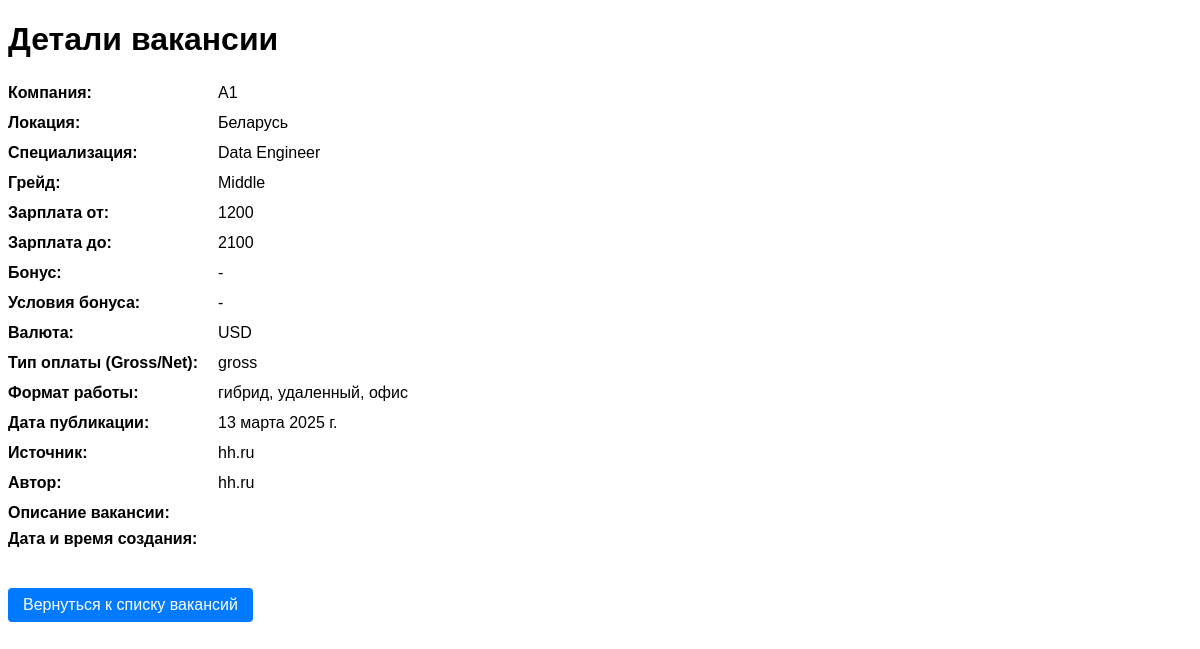
/vacancy/1/, run on the app's committed database.
### vacancies/models.py (models this page shows, shortened)
class Vacancy(models.Model):
    company = models.CharField(max_length=255)
    geo = models.CharField(max_length=255)
    specialization = models.CharField(max_length=255)
    grade = models.CharField(max_length=255)
    salary_min = models.IntegerField(null=True, blank=True)
    salary_max = models.IntegerField(null=True, blank=True)
    bonus = models.CharField(max_length=255, blank=True)
    bonus_conditions = models.CharField(max_length=255, blank=True)
    currency = models.CharField(max_length=50)
    gross_net = models.CharField(max_length=50)
    work_format = models.CharField(max_length=255)
    date_posted = models.DateField()
    source = models.CharField(max_length=255, blank=True)
    author = models.CharField(max_length=255, blank=True)
    description = models.TextField("Описание вакансии", blank=True)

### vacancies/views.py (the view)
# urls.py: path('vacancy/<int:vacancy_id>/', views.vacancy_detail, name='vacancy_detail'),
def vacancy_detail(request, vacancy_id):
    vacancy = get_object_or_404(Vacancy, pk=vacancy_id)
    return render(request, 'vacancies/detail.html', {'vacancy': vacancy})

### vacancies/templates/vacancies/detail.html (shortened to what this page needs)
<!DOCTYPE html>
<html lang="ru">
<head>
</head>
<body>
  <h1>Детали вакансии</h1>
  <dl>
    <dt>Компания:</dt>
    <dd>{{ vacancy.company }}</dd>
    <dt>Локация:</dt>
    <dd>{{ vacancy.geo }}</dd>
    <dt>Специализация:</dt>
    <dd>{{ vacancy.specialization }}</dd>
    <dt>Грейд:</dt>
    <dd>{{ vacancy.grade }}</dd>
    <dt>Зарплата от:</dt>
    <dd>{{ vacancy.salary_min }}</dd>
    <dt>Зарплата до:</dt>
    <dd>{{ vacancy.salary_max }}</dd>
    <dt>Бонус:</dt>
    <dd>{{ vacancy.bonus }}</dd>
    <dt>Условия бонуса:</dt>
    <dd>{{ vacancy.bonus_conditions }}</dd>
    <dt>Валюта:</dt>
    <dd>{{ vacancy.currency }}</dd>
    <dt>Тип оплаты (Gross/Net):</dt>
    <dd>{{ vacancy.gross_net }}</dd>
    <dt>Формат работы:</dt>
    <dd>{{ vacancy.work_format }}</dd>
    <dt>Дата публикации:</dt>
    <dd>{{ vacancy.date_posted }}</dd>
    <dt>Источник:</dt>
    <dd>{{ vacancy.source }}</dd>
    <dt>Автор:</dt>
    <dd>{{ vacancy.author }}</dd>
    <dt>Описание вакансии:</dt>
    <dd>{{ vacancy.description }}</dd>
    <dt>Дата и время создания:</dt>
    <dd>{{ vacancy.created_at }}</dd>
  </dl>
  <p><a href="{% url 'index' %}" class="back-link">Вернуться к списку вакансий</a></p>
</body>
</html>

### vacancies/templates/vacancies/detail.html (style rules this page uses)
body { font-family: Arial, sans-serif; }
dl { width: 100%; overflow: hidden; padding: 0; margin: 0; }
dt { float: left; width: 200px; font-weight: bold; clear: left; padding: 4px 0; }
dd { margin: 0 0 4px 210px; padding: 4px 0; }
.back-link { display: inline-block; margin-top: 20px; background-color: #007BFF; color: white; padding: 8px 15px; text-decoration: none; border-radius: 4px; }

### data on the page
Vacancy: company "A1", geo "Беларусь", specialization "Data Engineer", grade "Middle", salary_min "1200", salary_max "2100", bonus "-", bonus_conditions "-", currency "USD", gross_net "gross", work_format "гибрид, удаленный, офис", date_posted "13 марта 2025 г.", source "hh.ru", author "hh.ru"
